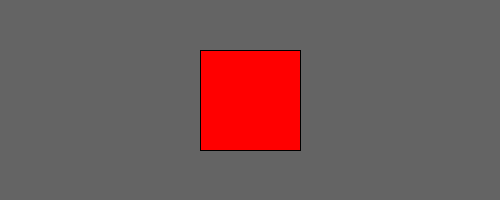
Frame 1 (no input)
Frame 60 (the mouse pressed at the canvas centre just before this capture): identical to frame 1, image omitted
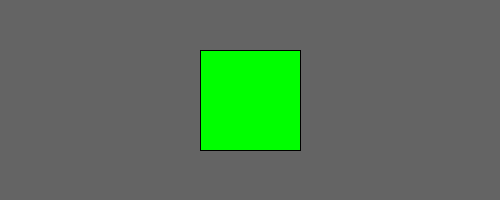
Frame 120 (the mouse held since frame 60 and released just before this capture)

The Processing sketch that drew these frames (run headless with seeded random() and noise(); from frame 60 on, the mouse is pressed at the canvas centre):

// Processing sketch: CollisionDetection
// ── CollisionDetection.pde
//this demonstrates how to detect when two objects collide, spefically the mouse with a rectance
int pickupX = 200;
int pickupY = 50;
int pickupSize = 100;

void setup() {
    size(500, 200);
}

void draw() {
    background(100);

    boolean collisionX = mouseX>pickupX && mouseX<pickupX+pickupSize;
    boolean collisionY = mouseY>pickupY && mouseY<pickupY+pickupSize;
    if(collisionX && collisionY) {
        fill(0,255,0);
        }
    else {
        fill(255,0,0);
    }

    square(pickupX, pickupY, pickupSize);
}
